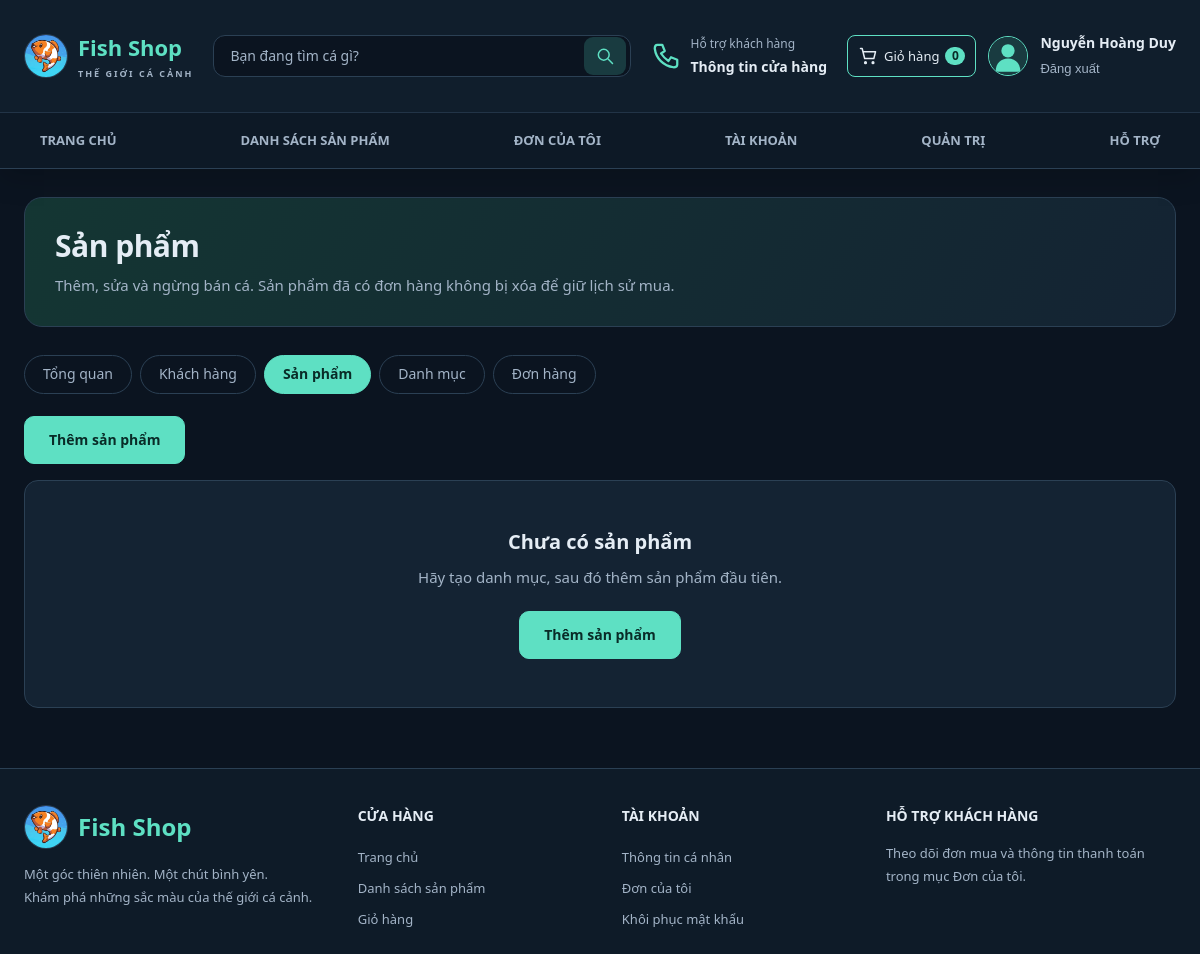
Page /admin/products.php (signed in) on the earlier database version.
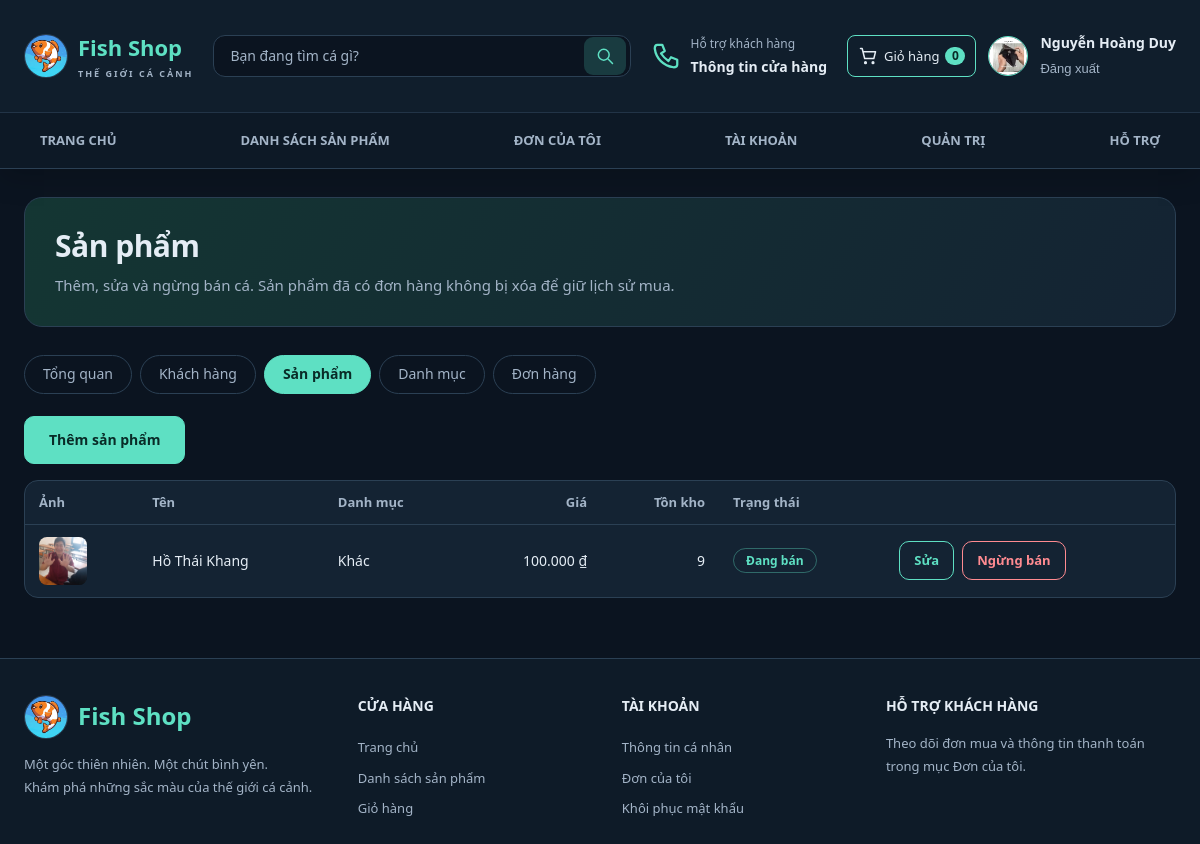
Same page on the later database version.
### tables this page shows
CREATE TABLE `users` (
  `id` int(10) UNSIGNED NOT NULL,
  `username` varchar(50) NOT NULL,
  `password` varchar(255) NOT NULL COMMENT 'Chuỗi băm từ password_hash()',
  `fullname` varchar(100) NOT NULL,
  `email` varchar(254) DEFAULT NULL,
  `security_question` varchar(40) DEFAULT NULL,
  `security_answer_hash` varchar(255) DEFAULT NULL,
  `phone` varchar(20) NOT NULL,
  `address` varchar(255) NOT NULL DEFAULT '',
  `avatar` varchar(255) DEFAULT NULL,
  `role` enum('customer','admin') NOT NULL DEFAULT 'customer',
  `account_status` enum('active','locked') NOT NULL DEFAULT 'active',
  `locked_reason` varchar(64) DEFAULT NULL,
  `locked_note` text DEFAULT NULL,
  `locked_at` datetime DEFAULT NULL,
  `locked_by_admin_id` int(10) UNSIGNED DEFAULT NULL,
  `created_at` timestamp NOT NULL DEFAULT current_timestamp()
);

CREATE TABLE `products` (
  `id` int(10) UNSIGNED NOT NULL,
  `name` varchar(150) NOT NULL,
  `price` decimal(12,0) NOT NULL,
  `image` varchar(255) DEFAULT NULL,
  `description` text DEFAULT NULL,
  `category_id` int(10) UNSIGNED NOT NULL,
  `stock` int(10) UNSIGNED NOT NULL DEFAULT 0,
  `status` enum('active','inactive') NOT NULL DEFAULT 'active',
  `created_at` timestamp NOT NULL DEFAULT current_timestamp(),
  `updated_at` timestamp NOT NULL DEFAULT current_timestamp() ON UPDATE current_timestamp()
);

CREATE TABLE `categories` (
  `id` int(10) UNSIGNED NOT NULL,
  `name` varchar(100) NOT NULL,
  `description` text DEFAULT NULL,
  `status` enum('active','inactive') NOT NULL DEFAULT 'active'
);

### config/database.php (called while the page is built, shortened)
<?php
function db(): PDO
{
    static $pdo = null;
    if ($pdo === null) {
        try {
            $pdo = new PDO(
                'mysql:host=' . DB_HOST . ';dbname=' . DB_NAME . ';charset=utf8mb4',
                DB_USER,
                DB_PASS,
                [
                    PDO::ATTR_ERRMODE => PDO::ERRMODE_EXCEPTION,
                    PDO::ATTR_DEFAULT_FETCH_MODE => PDO::FETCH_ASSOC,
                    PDO::ATTR_EMULATE_PREPARES => false,
                ]
            );
        } catch (PDOException $e) {
            http_response_code(500);
            exit('Không kết nối được MySQL. Hãy bật MySQL trong XAMPP, nhập file database/WebBanCa.sql và kiểm tra config/database.php.');
        }
    }
    return $pdo;
}

### includes/auth.php (called while the page is built, shortened)
<?php
require_once __DIR__ . '/../config/database.php';
require_once __DIR__ . '/functions.php';
function current_user(): ?array {
    static $user = false;
    if ($user === false) {
        $user = null;
        if (!empty($_SESSION['user_id'])) {
            $st = db()->prepare(
                'SELECT id, username, fullname, phone, address, avatar, role, account_status FROM users WHERE id = ?'
            );
            $st->execute([(int)$_SESSION['user_id']]);
            $user = $st->fetch() ?: null;
        }
    }
    return $user;
}
function requireLogin(): array {
    $u = current_user();
    return $u;
}
function requireAdmin(): array {
    $u = requireLogin();
    return $u;
}

### includes/functions.php (called while the page is built, shortened)
<?php
function e($s): string { return htmlspecialchars((string)$s, ENT_QUOTES, 'UTF-8'); }
function money($v): string { return number_format((float)$v, 0, ',', '.') . ' ₫'; }
function url(string $path = ''): string { return BASE_URL . ltrim($path, '/'); }
function file_url(?string $rel, string $fallback = 'assets/images/no-image.svg'): string {
    $rel = (string)$rel;
    if ($rel !== '' && strpos($rel, '..') === false && is_file(__DIR__ . '/../' . $rel)) return url($rel);
    return url($fallback);
}

### admin/products.php (the view, shortened to what the changed rows need)
<?php
require_once __DIR__ . '/../includes/auth.php';
requireAdmin();
$products = db()->query('SELECT p.*, c.name AS category_name FROM products p JOIN categories c ON c.id = p.category_id ORDER BY p.id DESC')->fetchAll();
include __DIR__ . '/../includes/header.php';
?>
<section class="page-intro"><h1>Sản phẩm</h1><p>Thêm, sửa và ngừng bán cá. Sản phẩm đã có đơn hàng không bị xóa để giữ lịch sử mua.</p></section>
<?php include __DIR__ . '/../includes/admin_nav.php'; ?>
<?php if (!$products): ?>
  <div class="empty"><h2>Chưa có sản phẩm</h2><p>Hãy tạo danh mục, sau đó thêm sản phẩm đầu tiên.</p><a class="btn" href="<?= url('admin/add_product.php') ?>">Thêm sản phẩm</a></div>
<?php else: ?>
<div class="table-wrap"><table>
  <thead><tr><th>Ảnh</th><th>Tên</th><th>Danh mục</th><th class="num">Giá</th><th class="num">Tồn kho</th><th>Trạng thái</th><th></th></tr></thead>
  <tbody>
  <?php foreach ($products as $p): ?>
    <tr>
      <td><img class="thumb" src="<?= e(file_url($p['image'])) ?>" alt=""></td>
      <td><?= e($p['name']) ?></td>
      <td><?= e($p['category_name']) ?></td>
      <td class="num"><?= money($p['price']) ?></td>
      <td class="num"><?= (int)$p['stock'] ?></td>
      <td><span class="tag <?= e($p['status']) ?>"><?= $p['status'] === 'active' ? 'Đang bán' : 'Ngừng bán' ?></span></td>
      <td><div class="acts-row">
        <a class="btn ghost sm" href="<?= url('admin/edit_product.php?id=' . (int)$p['id']) ?>">Sửa</a>
        <form method="post" data-confirm="<?= $p['status'] === 'active' ? 'Ngừng bán sản phẩm này?' : 'Mở bán lại sản phẩm này?' ?>">
          <button class="btn sm <?= $p['status'] === 'active' ? 'danger' : 'ghost' ?>" type="submit"><?= $p['status'] === 'active' ? 'Ngừng bán' : 'Mở bán' ?></button>
        </form>
      </div></td>
    </tr>
  <?php endforeach; ?>
  </tbody>
</table></div>
<?php endif; ?>
<?php include __DIR__ . '/../includes/footer.php'; ?>

### includes/navbar.php (shortened to what the changed rows need)
<?php
$u = current_user();
?>
<header class="top">
  <div class="wrap bar">
    <div class="header-actions">
      <?php if ($u): ?>
        <a class="account-avatar" href="<?= url('profile.php') ?>" aria-label="Thông tin tài khoản">
          <img src="<?= e(file_url($u['avatar'] ?? null, 'assets/images/avatar-default.svg')) ?>" alt="Ảnh đại diện của <?= e($u['fullname']) ?>" width="40" height="40">
        </a>
      <?php endif; ?>
      <div class="account-links">
      <?php if ($u): ?>
        <a href="<?= url('profile.php') ?>"><?= e($u['fullname']) ?></a>
        <form action="<?= url('logout.php') ?>" method="post"><?= csrf_field() ?><button class="link-btn" type="submit">Đăng xuất</button></form>
      <?php else: ?>
        <a href="<?= url('login.php') ?>">Đăng nhập</a><a href="<?= url('register.php') ?>">Đăng ký tài khoản</a>
      <?php endif; ?>
      </div>
    </div>
  </div>
</header>

### includes/admin_nav.php
<?php $cur = basename($_SERVER['SCRIPT_NAME']); ?>
<nav class="shop-views admin-tabs" aria-label="Quản trị">
  <?php
  $tabs = ['index.php' => 'Tổng quan', 'customers.php' => 'Khách hàng', 'products.php' => 'Sản phẩm', 'categories.php' => 'Danh mục', 'orders.php' => 'Đơn hàng'];
  foreach ($tabs as $file => $label):
      $active = ($cur === $file)
          || ($file === 'products.php' && in_array($cur, ['add_product.php', 'edit_product.php'], true))
          || ($file === 'customers.php' && in_array($cur, ['customer_detail.php'], true));
  ?>
    <a class="pill <?= $active ? 'is-active' : '' ?>" href="<?= url('admin/' . $file) ?>"><?= e($label) ?></a>
  <?php endforeach; ?>
</nav>

Differences in the rows shown:
changed users "Nguyễn Hoàng Duy": avatar: picture added
added products: image (picture), name "Hồ Thái Khang", category.name "Khác", price "100.000 ₫", stock "9", status "Đang bán"
Other differences:
text no longer shown: "Chưa có sản phẩm Hãy tạo danh mục, sau đó thêm sản phẩm đầu tiên. Thêm sản phẩm"
text now shown: "Ảnh Tên Danh mục Giá Tồn kho Trạng thái"
